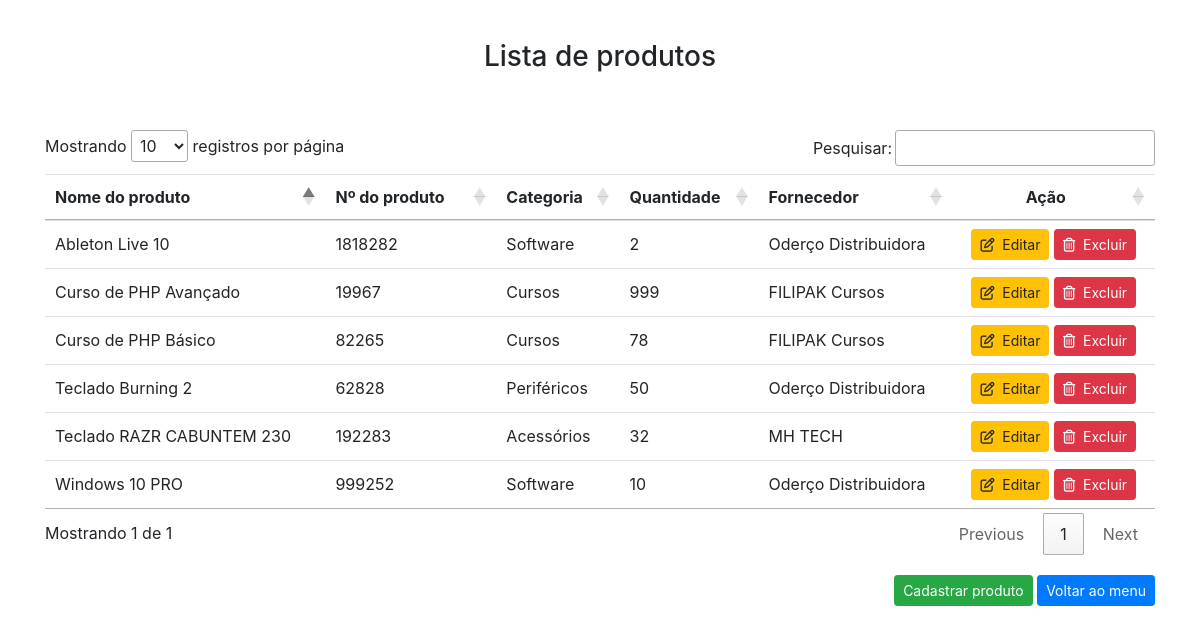
The app's page /Script/listar_produtos.php with its own data.
### tables this page shows
CREATE TABLE `estoque` (
  `id_estoque` int(11) NOT NULL,
  `numproduto` int(11) NOT NULL,
  `nomeproduto` varchar(200) NOT NULL,
  `categoria` varchar(100) NOT NULL,
  `quantidade` int(11) NOT NULL,
  `fornecedor` varchar(100) NOT NULL
);

### Script/listar_produtos.php (the view, shortened to what this page needs)
<!DOCTYPE html>
<html lang="en">
<head>
    <link rel="stylesheet" href="https://stackpath.bootstrapcdn.com/bootstrap/4.4.1/css/bootstrap.min.css"
>
    <link rel="stylesheet" type="text/css" href="https://cdn.datatables.net/1.10.21/css/jquery.dataTables.css">
</head>
<body>
    <div class="container" style="margin-top: 40px">
        <center>
            <h3>Lista de produtos</h3>
        </center>
        <br>
        <br>
        <table class="table" id="table_id">
            <thead>
                <tr>
                    <th scope="col">Nome do produto</th>
                    <th scope="col" style="min-width: 120px;">Nº do produto</th>
                    <th scope="col">Categoria</th>
                    <th scope="col">Quantidade</th>
                    <th scope="col">Fornecedor</th>
                    <th scope="col" style="min-width: 148px;">
                        <center>Ação</center>
                    </th>
                </tr>
            </thead>
            <?php
            include 'conexao.php';
            $sql = "SELECT * FROM `estoque`";
            $busca = mysqli_query($conexao,$sql);
            while ($array = mysqli_fetch_array($busca)) {
                $id_estoque = $array['id_estoque'];
                $numproduto = $array['numproduto'];
                $nomeproduto = $array['nomeproduto'];
                $categoria = $array['categoria'];
                $quantidade = $array['quantidade'];
                $fornecedor = $array['fornecedor'];
        ?>
            <tr>
                <td style="vertical-align: inherit;"> <?php echo $nomeproduto ?> </td>
                <td style="vertical-align: inherit;"> <?php echo $numproduto ?> </td>
                <td style="vertical-align: inherit;"> <?php echo $categoria ?> </td>
                <td style="vertical-align: inherit;"> <?php echo $quantidade ?> </td>
                <td style="vertical-align: inherit;"> <?php echo $fornecedor ?> </td>
                <td style="vertical-align: inherit;">
                    <center>
                        <a href="editar_produto.php?id=<?php echo $id_estoque ?>" role="button"
                            class="btn btn-warning btn-sm"><i class="far fa-edit"></i>&nbsp; Editar</a>
                        <a href="deletar_produto.php?id=<?php echo $id_estoque ?>" role="button"
                            class="btn btn-danger btn-sm"><i class="far fa-trash-alt"></i>&nbsp; Excluir</a>
                    </center>
                </td>
                <?php } ?>
            </tr>
        </table>
        <div style="text-align: right; margin-top:20px;">
            <a href="adicionar_produto.php" role="button" class="btn btn-success btn-sm">Cadastrar produto</a>
            <a href="menu.php" role="button" class="btn btn-primary btn-sm">Voltar ao menu</a>
        </div>
    </div>
</body>
</html>

### records on screen
estoque: nomeproduto "Teclado RAZR CABUNTEM 230", numproduto "192283", categoria "Acessórios", quantidade "32", fornecedor "MH TECH"
estoque: nomeproduto "Teclado Burning 2", numproduto "62828", categoria "Periféricos", quantidade "50", fornecedor "Oderço Distribuidora"
estoque: nomeproduto "Windows 10 PRO", numproduto "999252", categoria "Software", quantidade "10", fornecedor "Oderço Distribuidora"
estoque: nomeproduto "Ableton Live 10", numproduto "1818282", categoria "Software", quantidade "2", fornecedor "Oderço Distribuidora"
estoque: nomeproduto "Curso de PHP Avançado", numproduto "19967", categoria "Cursos", quantidade "999", fornecedor "FILIPAK Cursos"
estoque: nomeproduto "Curso de PHP Básico", numproduto "82265", categoria "Cursos", quantidade "78", fornecedor "FILIPAK Cursos"
